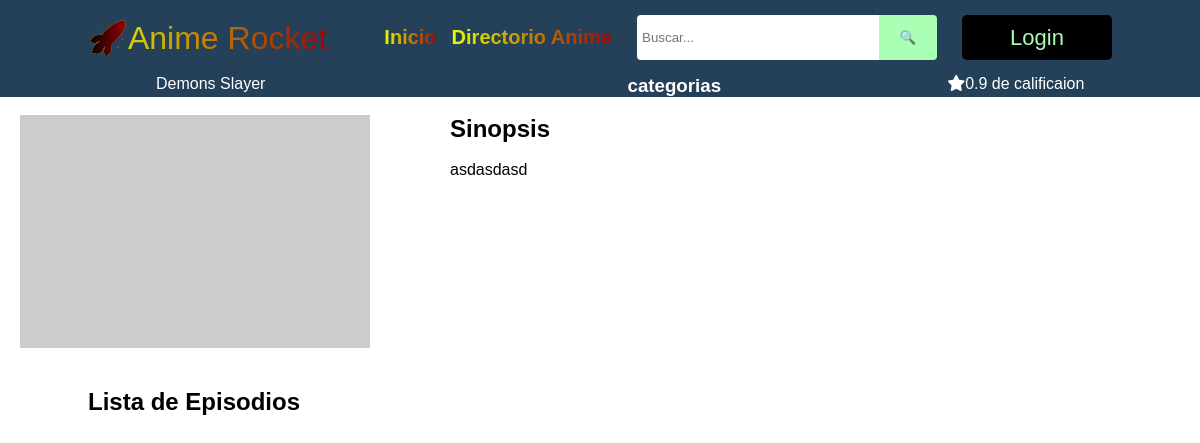
Page /sinopsis.php?id=1 on the earlier database version.
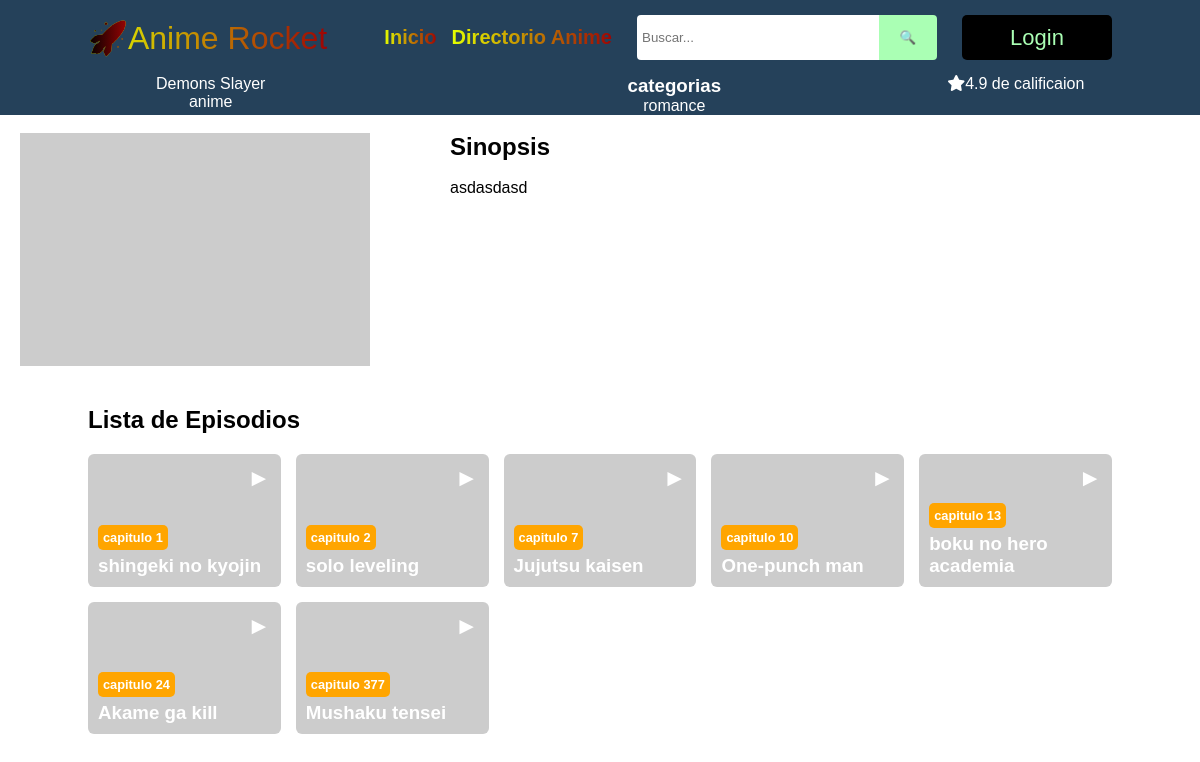
Same page on the later database version.
### tables this page shows
CREATE TABLE `videos` (
  `id` int(11) NOT NULL,
  `capitulo` varchar(55) NOT NULL,
  `thumbnail` varchar(255) NOT NULL,
  `archivo` varchar(255) NOT NULL,
  `categoria` varchar(11) NOT NULL,
  `anime` int(4) NOT NULL,
  `fecha_insercion` date NOT NULL,
  `fecha_publicacion` timestamp NOT NULL DEFAULT CURRENT_TIMESTAMP ON UPDATE CURRENT_TIMESTAMP,
  `orden` int(4) NOT NULL,
  `v_status` decimal(5,0) NOT NULL,
  `tipo` float NOT NULL
);

### play_directorio/consulta.php (called while the page is built, shortened)
<?php
class modules extends mysqli{
    public $conexion;
    public function __construct(){
        $this->conexion= new mysqli("localhost", "root", "", "anime_rocket");
    }
    public function get_sipnosis(){
        $id =$_GET['id'];
        $consulta = "SELECT sipnosis FROM listas WHERE id = $id";
        $result = $this->conexion->query($consulta);
        $array = [];
        while ($row = $result->fetch_array(MYSQLI_ASSOC)) {
            $array[] = $row["sipnosis"];
        }
        return($array);
    }
    public function get_nombre(){
        $id =$_GET['id'];
        $consulta = "SELECT titulo FROM listas WHERE id = $id";
        $result = $this->conexion->query($consulta);
        $array = [];
        while ($row = $result->fetch_array(MYSQLI_ASSOC)) {
            $array[] = $row["titulo"];
        }
        return($array);
    }
    public function get_categoria(){
        $id =$_GET['id'];
        $consulta = "SELECT rc.categoria as categorias FROM listas l JOIN rv_categoria rc ON l.l_categoria = rc.id WHERE l.id = $id";
        $result = $this->conexion->query($consulta);
        $array = [];
        while ($row = $result->fetch_array(MYSQLI_ASSOC)) {
            $array[] = $row["categorias"];
        }
        return($array);
    }
    public function get_tipo(){
        $id =$_GET['id'];
        $consulta = "SELECT rvt.rvt_nombre AS tipos FROM listas l JOIN rvt_tipo rvt ON l.l_tipo = rvt.rvt_id WHERE l.id = $id";
        $result = $this->conexion->query($consulta);
        $array = [];
        while ($row = $result->fetch_array(MYSQLI_ASSOC)) {
            $array[] = $row["tipos"];
        }
        return($array);
    }
    public function get_votos(){
        $id =$_GET['id'];
        $consulta = "SELECT votos FROM listas WHERE id = $id";
        $result = $this->conexion->query($consulta);
        $array = [];
        while ($row = $result->fetch_array(MYSQLI_ASSOC)) {
            $array[] = $row["votos"];
        }
        return($array);
    }
    public function get_thumbnail(){
        $id =$_GET['id'];
        $consulta = "SELECT thumbnail FROM listas WHERE id = $id";
        $result = $this->conexion->query($consulta);
        $array = [];
        while ($row = $result->fetch_array(MYSQLI_ASSOC)) {
            $array[] = $row["thumbnail"];
        }
        return($array);
    }
}

### config/episodios.php (called while the page is built, shortened)
<?php
class episodios extends mysqli
{
    public function get_episodios(){
        $consulta = "SELECT * FROM videos WHERE anime ORDER BY orden ASC";
        $query = $this->query($consulta);
        return $query;
    }
}
?>

### sinopsis.php (the view, shortened to what this page needs)
<?php
require_once('play_directorio/consulta.php');
$sipnosis = $modules->get_sipnosis();
$titulo = $modules->get_nombre();
$categorias = $modules->get_categoria();
$tipos = $modules->get_tipo();
$votos = $modules->get_votos();
$thumbnail = $modules->get_thumbnail();
?>
<!DOCTYPE html>
<html lang="es-MX">
<head>
  <link rel="stylesheet" href="https://cdnjs.cloudflare.com/ajax/libs/font-awesome/6.4.0/css/all.min.css">
  <link rel="stylesheet" href="css/stiles.css">
</head>
<body>
  <div class="titulo">
    <div class="nombrett" id="nombrecont">
      <p><?php echo $titulo[0]; ?></p>
      <div id="tip">
        <p><?php echo $tipos[0]; ?> </p>
      </div>
    </div>
    <div class="cat" id="catego">
      <h3>categorias</h3>
      <p><?php echo $categorias[0]; ?></p>
    </div>
      <div class="voto">
        <i class="fa-solid fa-star"></i>
        <p><?php echo $votos[0]; ?> de calificaion</p>
      </div>
  </div>
  <br>
  <div class="img">
    <img src="public/<?php echo $thumbnail[0]; ?>" alt="">
    <div class="sinopsis" id="sinopsisConte">
      <h2>Sinopsis</h2>
      <br>
      <p><?php echo $sipnosis[0]; ?></p>
    </div>
  </div>
  <section id="mainLE">
    <h2>Lista de Episodios</h2>
    <div class="episodess">
      <?php
        require_once 'config/episodios.php';
        $episodios = new episodios("localhost", "root", "", "anime_rocket");
        $anime = $_GET['id'] ?? 0;
        $cap = $episodios->get_episodios();
        foreach ($cap as $key => $value) {
        if ($value['anime'] == $anime) {
      ?>
      <div class="episode">
        <a href="play.php?id=<?php echo $row['id']; ?>">
          <p class="icon">►</p>
          <img src="<?php echo $value['thumbnail']; ?>" alt="">
          <div class="episode_description">
            <p class="episode_number"><?php echo 'capitulo ' . $value['orden']; ?></p>
            <h3 class="episode_title"><?php echo $value['capitulo']; ?></h3>
          </div>
        </a>
      </div>
    <?php
    }
  }
  ?>
    </div>
  </section>
</body>
</html>

Differences in the rows shown:
now on this page (row edited): videos: anime 1 (drawn), orden "1", capitulo "shingeki no kyojin"
now on this page (row edited): videos: anime 1 (drawn), orden "2", capitulo "solo leveling"
now on this page (row edited): videos: anime 1 (drawn), orden "7", capitulo "Jujutsu kaisen"
now on this page (row edited): videos: anime 1 (drawn), orden "10", capitulo "One-punch man"
now on this page (row edited): videos: anime 1 (drawn), orden "13", capitulo "boku no hero academia"
now on this page (row edited): videos: anime 1 (drawn), orden "24", capitulo "Akame ga kill"
now on this page (row edited): videos: anime 1 (drawn), orden "377", capitulo "Mushaku tensei"
Other differences:
$tipos[0]: (not shown) → "anime"
$categorias[0]: (not shown) → "romance"
$votos[0]: "0.9" → "4.9"
